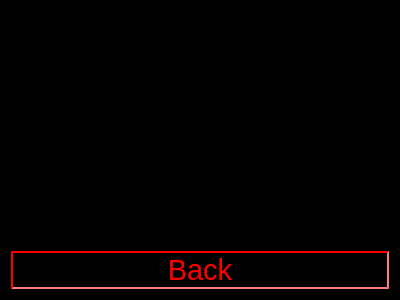
<?xml version="1.0" encoding="UTF-8"?>
<ui version="4.0">
 <class>TransactionHistoryScreen</class>
 <widget class="QWidget" name="TransactionHistoryScreen">
  <property name="geometry">
   <rect>
    <x>0</x>
    <y>0</y>
    <width>400</width>
    <height>300</height>
   </rect>
  </property>
  <property name="windowTitle">
   <string>Form</string>
  </property>
  <property name="styleSheet">
   <string notr="true">QWidget {
    background-color: black;
    color: red;
}

QHeaderView::section {
    background-color: black;
    padding: 4px;
    border: 1px solid #fffff8;
    color: red;
}

QTableWidget {
    gridline-color: #fffff8;
    font-size: 12pt;
}

QTableWidget QTableCornerButton::section {
    background-color: black;
    border: 1px solid #fffff8;
}</string>
  </property>
  <layout class="QVBoxLayout" name="verticalLayout_2">
   <item>
    <widget class="QTableView" name="tableView">
     <property name="font">
      <font>
       <pointsize>18</pointsize>
      </font>
     </property>
     <property name="styleSheet">
      <string notr="true"/>
     </property>
     <property name="selectionMode">
      <enum>QAbstractItemView::NoSelection</enum>
     </property>
    </widget>
   </item>
   <item>
    <widget class="QPushButton" name="pushButton">
     <property name="font">
      <font>
       <pointsize>22</pointsize>
      </font>
     </property>
     <property name="styleSheet">
      <string notr="true">QPushButton {
	background: rgb(0,0,0);

	border-color: rgb(255,0,0);
	border-style: inset;
	border-width: 2px;

	color: rgb(255,0,0);
}

QPushButton::hover {
	background: rgb(255,0,0);

	border-color: rgb(0,0,0);

	color: rgb(0,0,0);
}</string>
     </property>
     <property name="text">
      <string>Back</string>
     </property>
    </widget>
   </item>
  </layout>
 </widget>
 <resources/>
 <connections/>
</ui>
